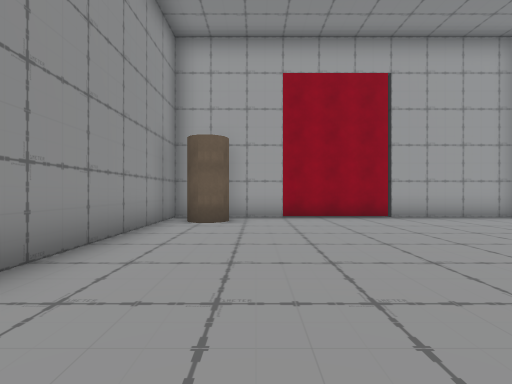
[1] (above)

24 first-person views from a walk through a scene from a Unity 3-D project. The camera is 1.4 m above the floor, looks level and sees 85° across. The floor is counted in squares, 2 m on a side. Each view is taken from the middle of a square. On the plan, view 1 faces up. The plan holds only what a view shows up to about 9 squares ahead; the rest is blank. The place goes on beyond the plan. The player character is not drawn. Some surface patterns are stand-ins.

[2]
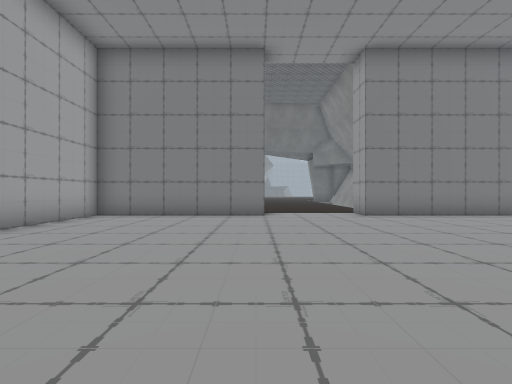

[3]
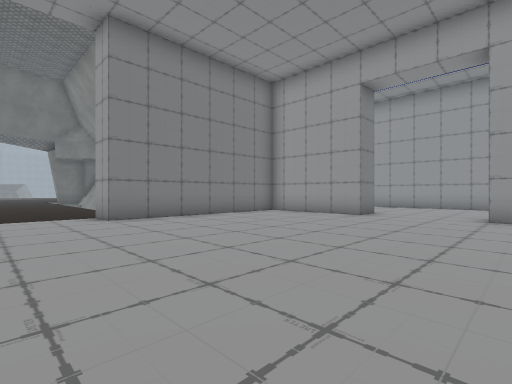

[4]
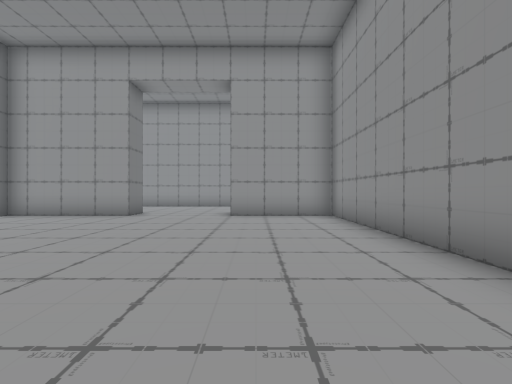

[5]
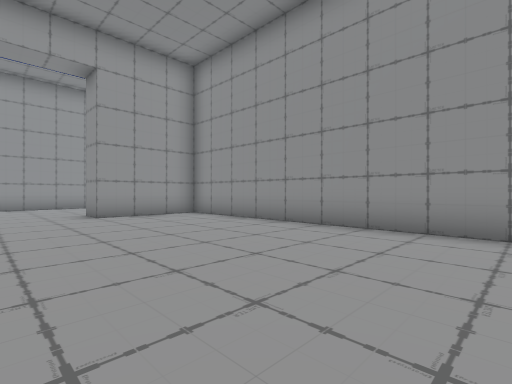

[6]
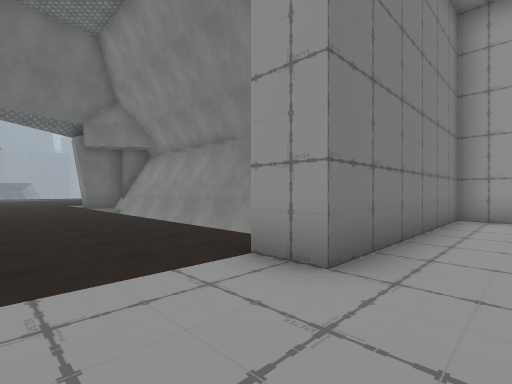

[7]
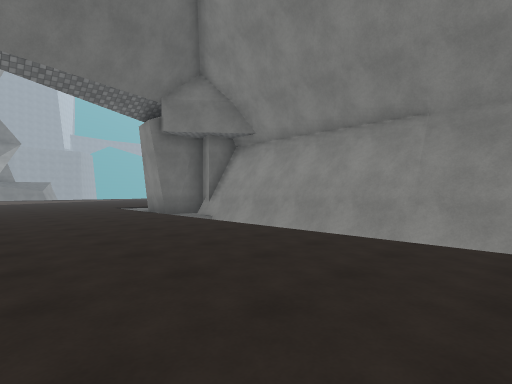

[8]
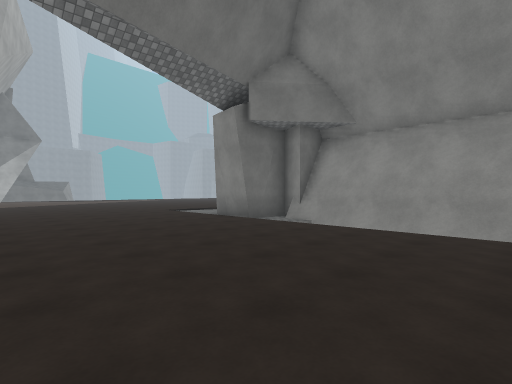

[9]
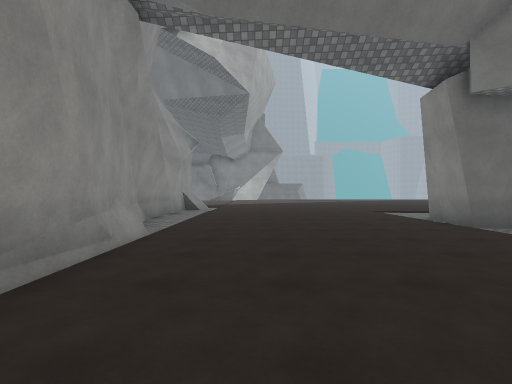

[10]
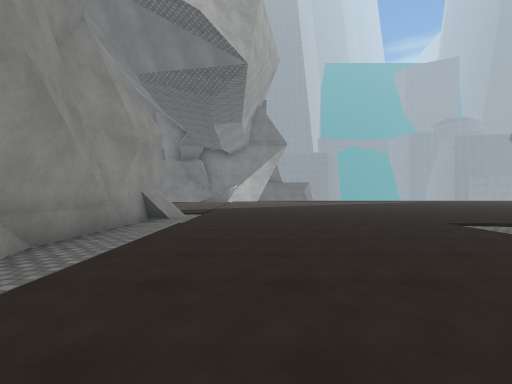

[11]
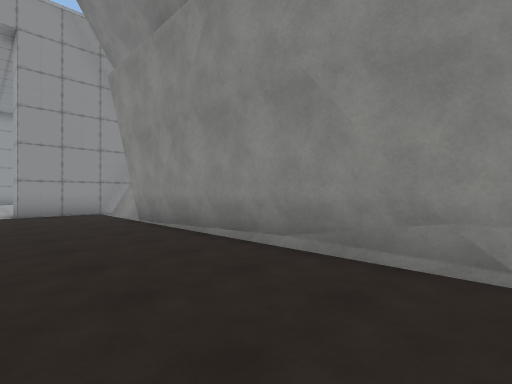

[12]
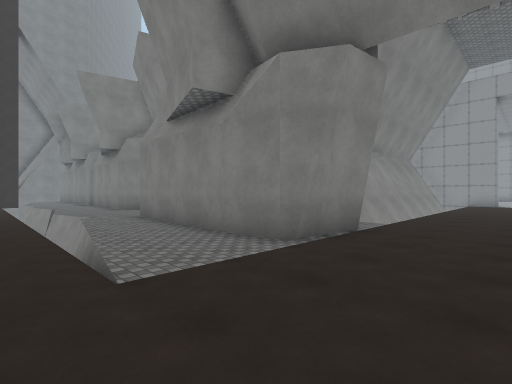

[13]
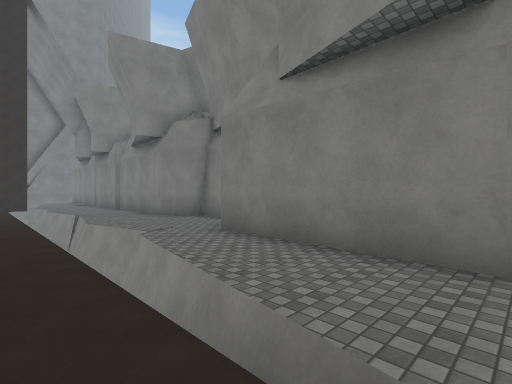

[14]
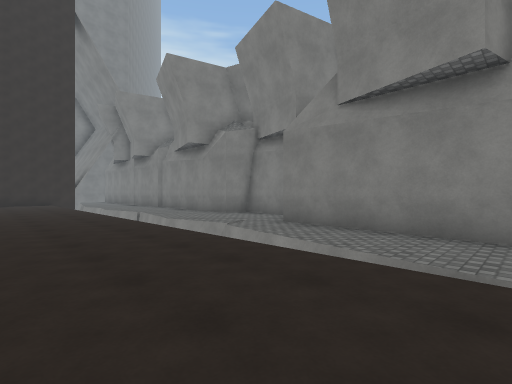

[15]
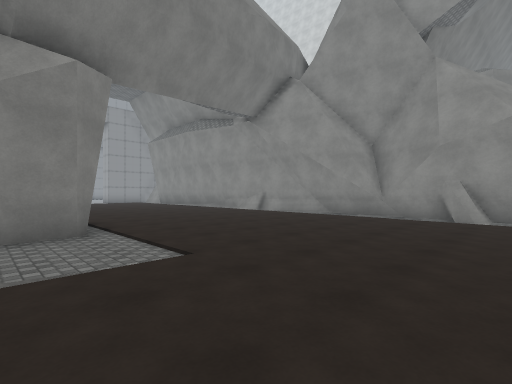

[16]
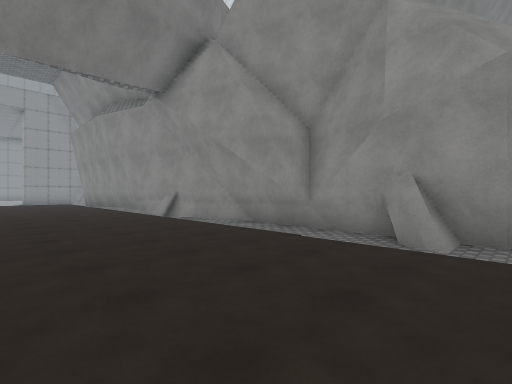

[17]
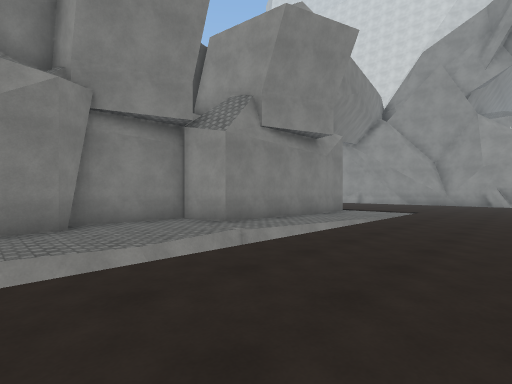

[18]
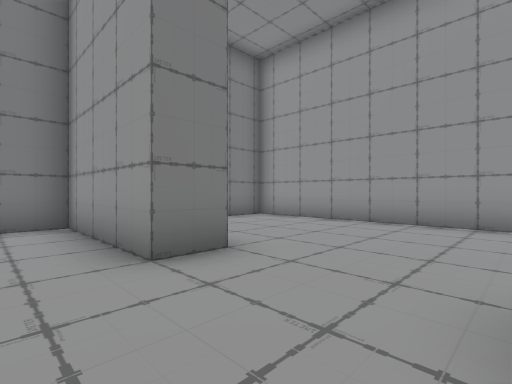

[19]
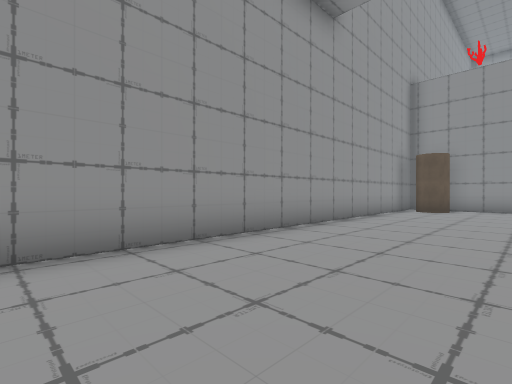

[20]
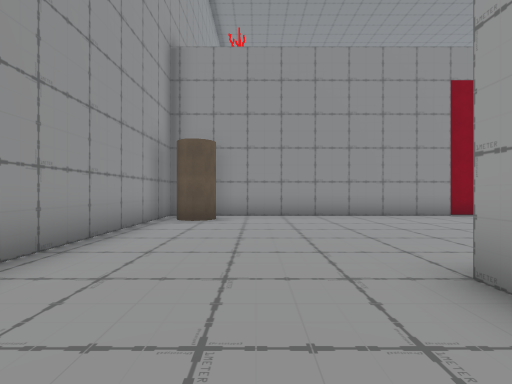

[21]
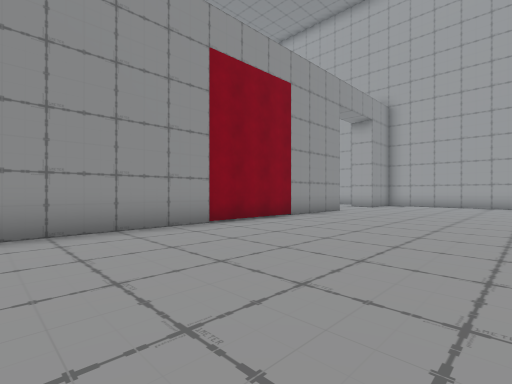

[22]
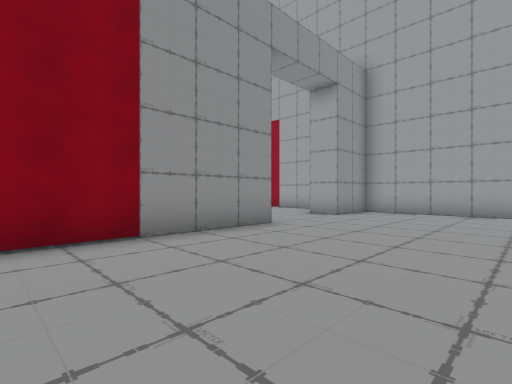

[23]
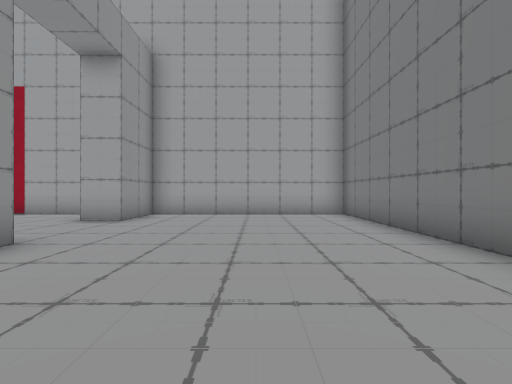

[24]
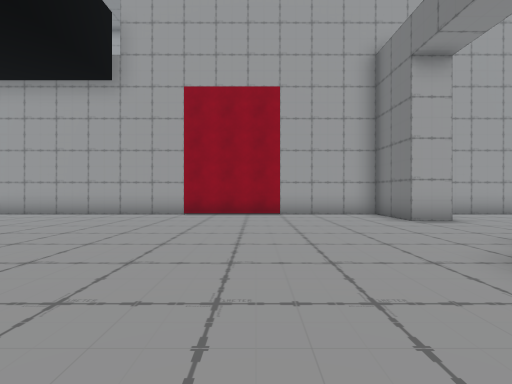

### Floor plan
Key: @ floor where view 1 was taken; # wall or solid block; x gap in a wall; . floor; / step, stairs or slope; = window, fence, low wall or low ledge; v drop or lower ground; C cylinder.
Columns run from 21 left of view 1 to 27 right of it. Each row starts with its distance up from view 1.
  8 ##############################
  7 ...........#......#.C........#
  6 ...........#......#..........#          #########
  5  .................#..........#x##########/.......
  4   ................#..........#...................
  3    ...............#..........#...................
  2     .......#......#..............................
  1      ..... #......#..............................
  0       ...  #......#..@...........................
 -1        .   #......#..........#...................
 -2            #......#..........#  =====vv=.##......
 -3            #......#..........#  vvvvvvv####..v...
 -4            #......#..........#            #..v...
 -5            #......#..........#            #..v...
 -6            #......#..........#            #..v...
 -7            #......####...#####            #..v...
 -8            #...............              ##.vv...
 -9            #................             #..vv...
-10            #.................#           #..vv...
-11            #.C...............#           ##.vv...
-12            ###################            #.vv...
-13                                             vv..

Where each view was taken, in squares from view 1:
view 1: 0 up, 0 right, facing up
view 2: 3 up, 1 left, facing right
view 3: 2 up, 0 right, facing down-right
view 4: 2 up, 0 right, facing down
view 5: 2 up, 3 right, facing down-left
view 6: 2 up, 6 right, facing down-right
view 7: 3 up, 11 right, facing down-right
view 8: 4 up, 14 right, facing down-right
view 9: 3 up, 14 right, facing right
view 10: 3 up, 18 right, facing right
view 11: 2 up, 18 right, facing up-left
view 12: 1 up, 25 right, facing down-left
view 13: 3 down, 25 right, facing down-left
view 14: 3 down, 27 right, facing down-left
view 15: 3 down, 27 right, facing up-left
view 16: 1 up, 27 right, facing up-left
view 17: 12 down, 27 right, facing up-left
view 18: 5 down, 1 right, facing down-right
view 19: 8 down, 3 right, facing down-left
view 20: 9 down, 1 left, facing left
view 21: 7 down, 4 left, facing up-left
view 22: 2 down, 5 left, facing up-left
view 23: 1 down, 6 left, facing up
view 24: 1 down, 14 left, facing up
